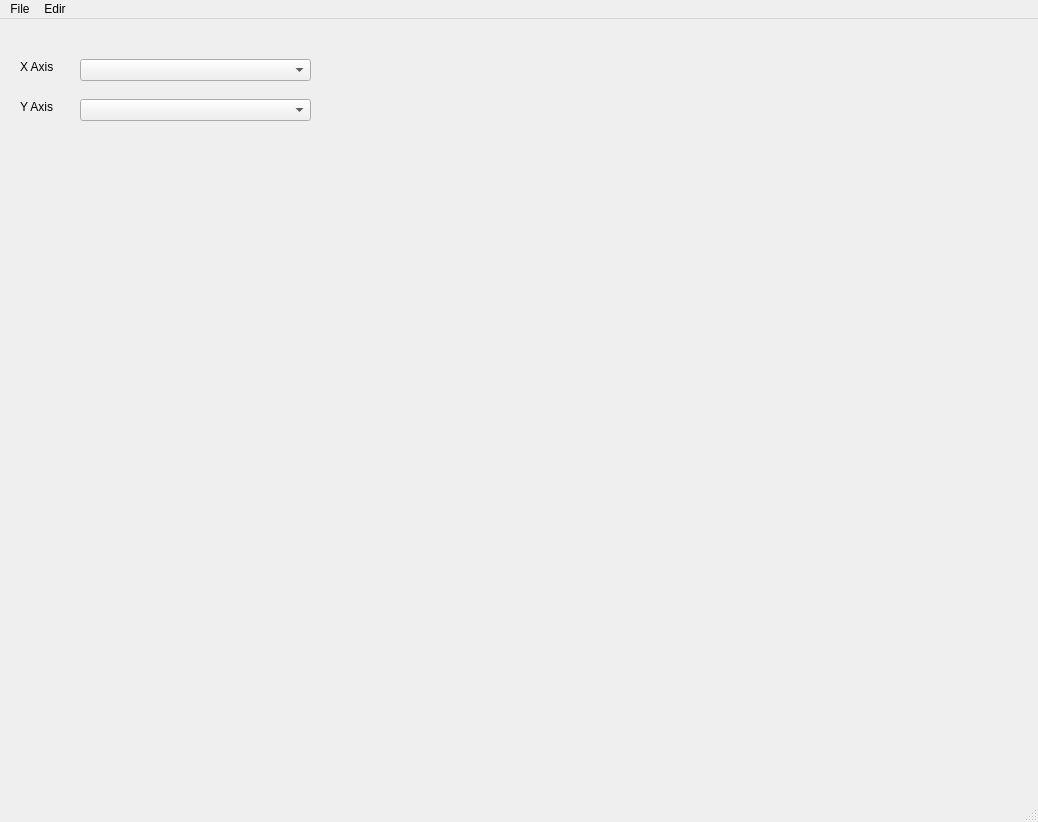
<?xml version="1.0" encoding="UTF-8"?>
<ui version="4.0">
 <class>MainWindow</class>
 <widget class="QMainWindow" name="MainWindow">
  <property name="geometry">
   <rect>
    <x>0</x>
    <y>0</y>
    <width>1038</width>
    <height>822</height>
   </rect>
  </property>
  <property name="windowTitle">
   <string>GraphPresntor</string>
  </property>
  <widget class="QWidget" name="centralwidget">
   <widget class="QLabel" name="label">
    <property name="geometry">
     <rect>
      <x>20</x>
      <y>40</y>
      <width>55</width>
      <height>16</height>
     </rect>
    </property>
    <property name="text">
     <string>X Axis</string>
    </property>
   </widget>
   <widget class="QLabel" name="label_2">
    <property name="geometry">
     <rect>
      <x>20</x>
      <y>80</y>
      <width>55</width>
      <height>16</height>
     </rect>
    </property>
    <property name="text">
     <string>Y Axis</string>
    </property>
   </widget>
   <widget class="QComboBox" name="XAxis_comboBox">
    <property name="geometry">
     <rect>
      <x>80</x>
      <y>40</y>
      <width>231</width>
      <height>22</height>
     </rect>
    </property>
   </widget>
   <widget class="QComboBox" name="YAxis_comboBox">
    <property name="geometry">
     <rect>
      <x>80</x>
      <y>80</y>
      <width>231</width>
      <height>22</height>
     </rect>
    </property>
   </widget>
   <widget class="QWidget" name="widget" native="true">
    <property name="geometry">
     <rect>
      <x>80</x>
      <y>120</y>
      <width>731</width>
      <height>571</height>
     </rect>
    </property>
   </widget>
  </widget>
  <widget class="QMenuBar" name="menubar">
   <property name="geometry">
    <rect>
     <x>0</x>
     <y>0</y>
     <width>1038</width>
     <height>26</height>
    </rect>
   </property>
   <widget class="QMenu" name="menuFile">
    <property name="title">
     <string>File</string>
    </property>
    <addaction name="actionLoad"/>
    <addaction name="actionSave"/>
   </widget>
   <widget class="QMenu" name="menuEdir">
    <property name="title">
     <string>Edir</string>
    </property>
    <addaction name="actionClear"/>
   </widget>
   <addaction name="menuFile"/>
   <addaction name="menuEdir"/>
  </widget>
  <widget class="QStatusBar" name="statusbar"/>
  <action name="actionLoad">
   <property name="text">
    <string>Load</string>
   </property>
  </action>
  <action name="actionSave">
   <property name="text">
    <string>Save</string>
   </property>
  </action>
  <action name="actionClear">
   <property name="text">
    <string>Clear</string>
   </property>
  </action>
 </widget>
 <resources/>
 <connections/>
</ui>
